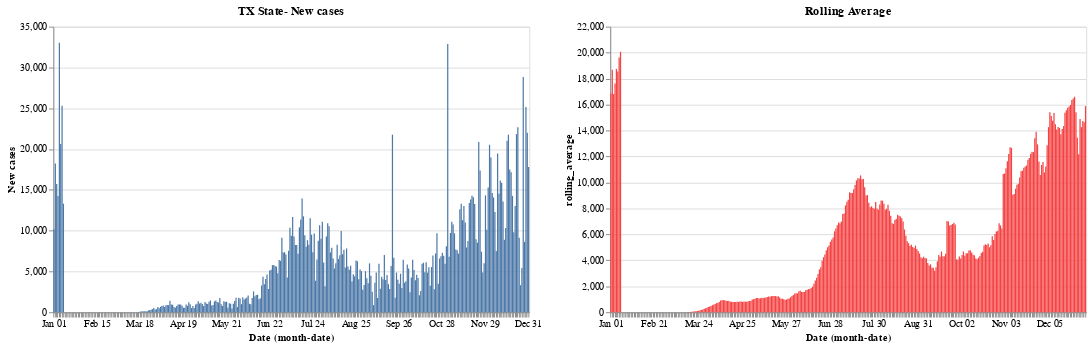

Notebook code cell kept with this figure:
### Code cell
red = alt.value("#f54242")
##Ca data
#base_ca.encode(y='Confirmed').properties(title='Total Confirmed') | base_ca.encode(y='Deaths',color = red).properties(title='Total deaths')
base_tx.encode(y='New cases').properties(title='TX State- New cases') | base_tx.encode(y='rolling_average',color = red).properties(title='Rolling Average')

### Figure 1 — Vega-Lite specification as saved in the notebook (floating-point values rounded to 4 significant figures; data arrays with more than 128 entries replaced by an {"elided": "..."} marker saying what was removed)
{"config": {"view": {"continuousWidth": 400, "continuousHeight": 300}}, "hconcat": [{"mark": "bar", "encoding": {"x": {"type": "ordinal", "field": "Date", "timeUnit": "monthdate"}, "y": {"type": "quantitative", "field": "New cases"}}, "title": "TX State- New cases", "width": 500}, {"mark": "bar", "encoding": {"color": {"value": "#f54242"}, "x": {"type": "ordinal", "field": "Date", "timeUnit": "monthdate"}, "y": {"type": "quantitative", "field": "rolling_average"}}, "title": "Rolling Average", "width": 500}], "data": {"name": "data-775625d70b2cc64d1a017158bea5c5e1"}, "$schema": "https://vega.github.io/schema/vega-lite/v4.8.1.json", "datasets": {"data-775625d70b2cc64d1a017158bea5c5e1": {"elided": "353 records"}}}
